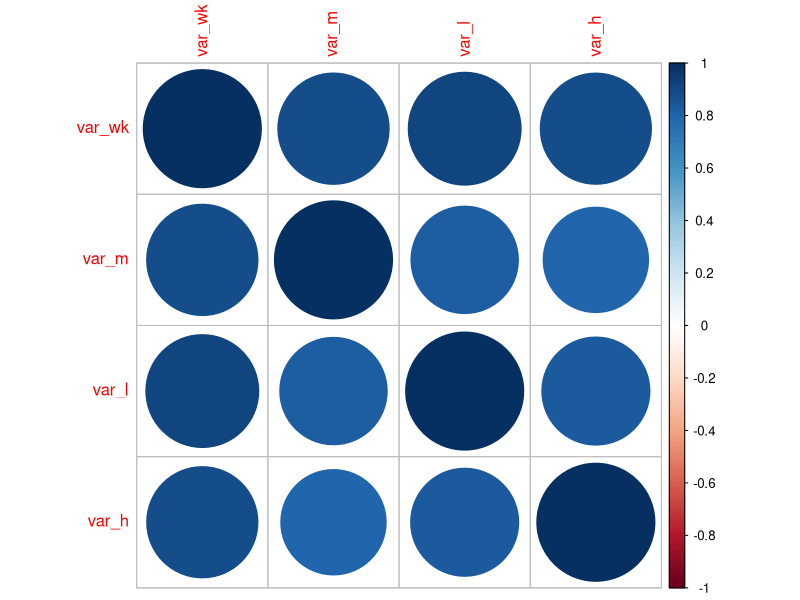
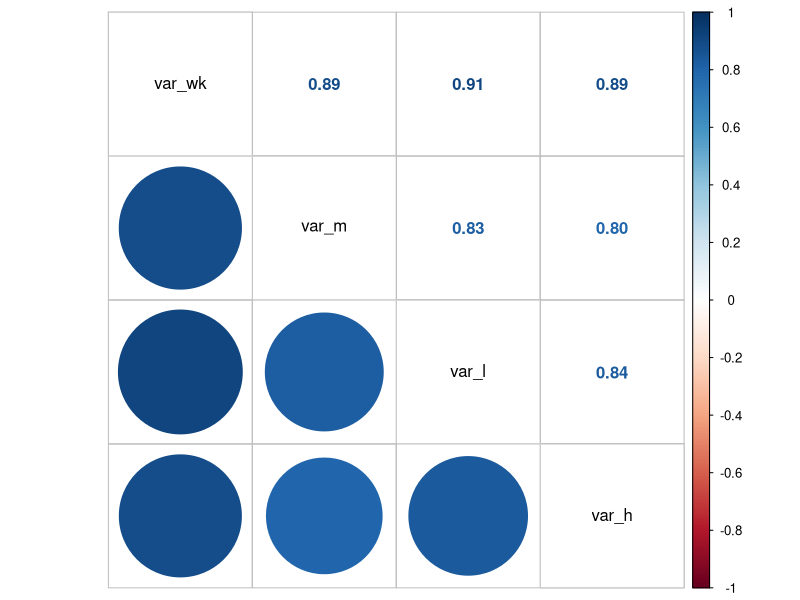
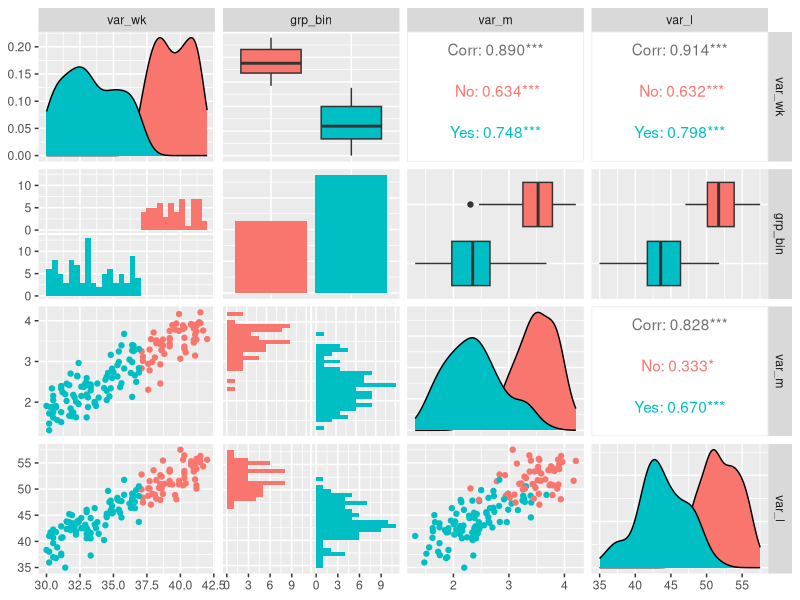
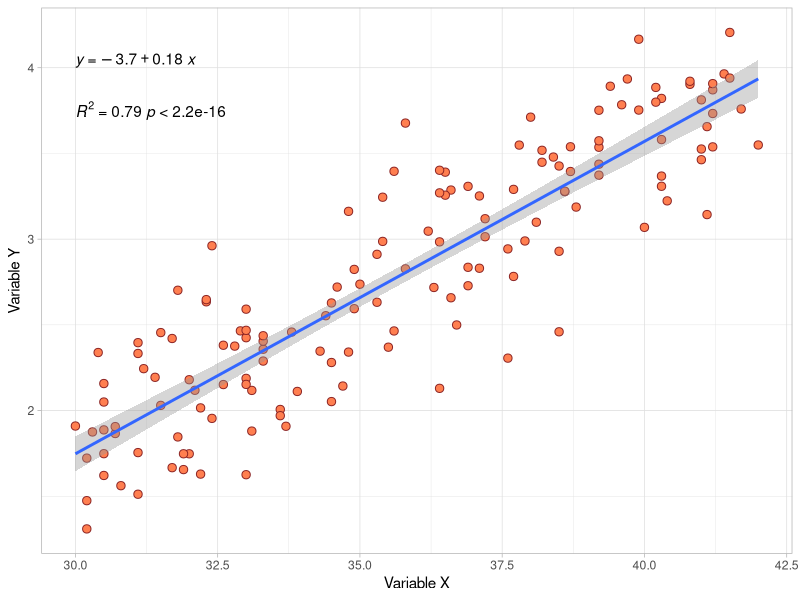

The R script that drew these images, in order:
# =============================================================================
# PROJECT 04 - Correlation Analysis between Continuous Variables
# =============================================================================
#
# DESCRIPTION
# Investigating linear and monotonic relationships between continuous
# variables (e.g., anthropometric measures, air pollutants and climate
# variables), with significance tests and several ways of visualizing the
# correlation matrix.
#
# WHAT WAS DONE
#  - Pearson and Spearman correlation matrices
#  - Significance test (cor.test) for pairs of variables
#  - Matrix of p-values with rstatix
#  - Correlation maps (corrplot) and scatterplot matrix (GGally)
#  - Scatterplot with regression line, R² and p-value (ggpubr)
#
# TECHNIQUES / PACKAGES: stats, rstatix, corrplot, GGally, ggpubr, tidyverse
# NOTE: simulated data; variable and object names anonymized.
# =============================================================================

library(tidyverse)
library(rstatix)
library(corrplot)
library(ggpubr)

set.seed(5772)

# -----------------------------------------------------------------------------
# 1. Simulated data
# -----------------------------------------------------------------------------
n_rec <- 150
data_cr <- tibble(
  var_wk  = round(runif(n_rec, 30, 42), 1),
  grp_bin = factor(if_else(var_wk < 37, "Yes", "No"))
) |>
  mutate(
    var_m = 0.18 * var_wk - 3.6 + rnorm(n_rec, 0, 0.35),
    var_l = 1.3  * var_wk + 0.5 + rnorm(n_rec, 0, 2),
    var_h = 0.85 * var_wk + 3   + rnorm(n_rec, 0, 1.5)
  )

num_vars <- data_cr |> select(var_wk, var_m, var_l, var_h)

# -----------------------------------------------------------------------------
# 2. Correlation matrices
# -----------------------------------------------------------------------------
cm_pearson  <- cor(num_vars, method = "pearson")
cm_spearman <- cor(num_vars, method = "spearman")
round(cm_pearson, 2)
round(cm_spearman, 2)

# Test for a single pair
cor.test(data_cr$var_wk, data_cr$var_m, method = "pearson")
cor.test(data_cr$var_wk, data_cr$var_m, method = "spearman", exact = FALSE)

# All pairs with p-values (tidy format)
num_vars |> cor_test(method = "pearson")
num_vars |> cor_mat() |> cor_get_pval()

# -----------------------------------------------------------------------------
# 3. Visualizations
# -----------------------------------------------------------------------------
corrplot(cm_pearson)
corrplot.mixed(cm_pearson, lower = "circle", upper = "number", tl.col = "black")

if (requireNamespace("GGally", quietly = TRUE)) {
  GGally::ggpairs(data_cr, columns = 1:4,
                  lower = list(continuous = "smooth"))
  GGally::ggpairs(data_cr, columns = 1:4, aes(colour = grp_bin))
}

# Scatterplot with regression equation, R² and p-value
ggplot(data_cr, aes(x = var_wk, y = var_m)) +
  geom_point(size = 2.5, pch = 21, col = "brown4", fill = "coral") +
  geom_smooth(formula = y ~ x, method = "lm", se = TRUE) +
  stat_regline_equation(label.y.npc = 0.95) +
  stat_cor(aes(label = paste(after_stat(rr.label), after_stat(p.label), sep = "~")),
           label.y.npc = 0.85) +
  labs(x = "Variable X", y = "Variable Y") +
  theme_light()
